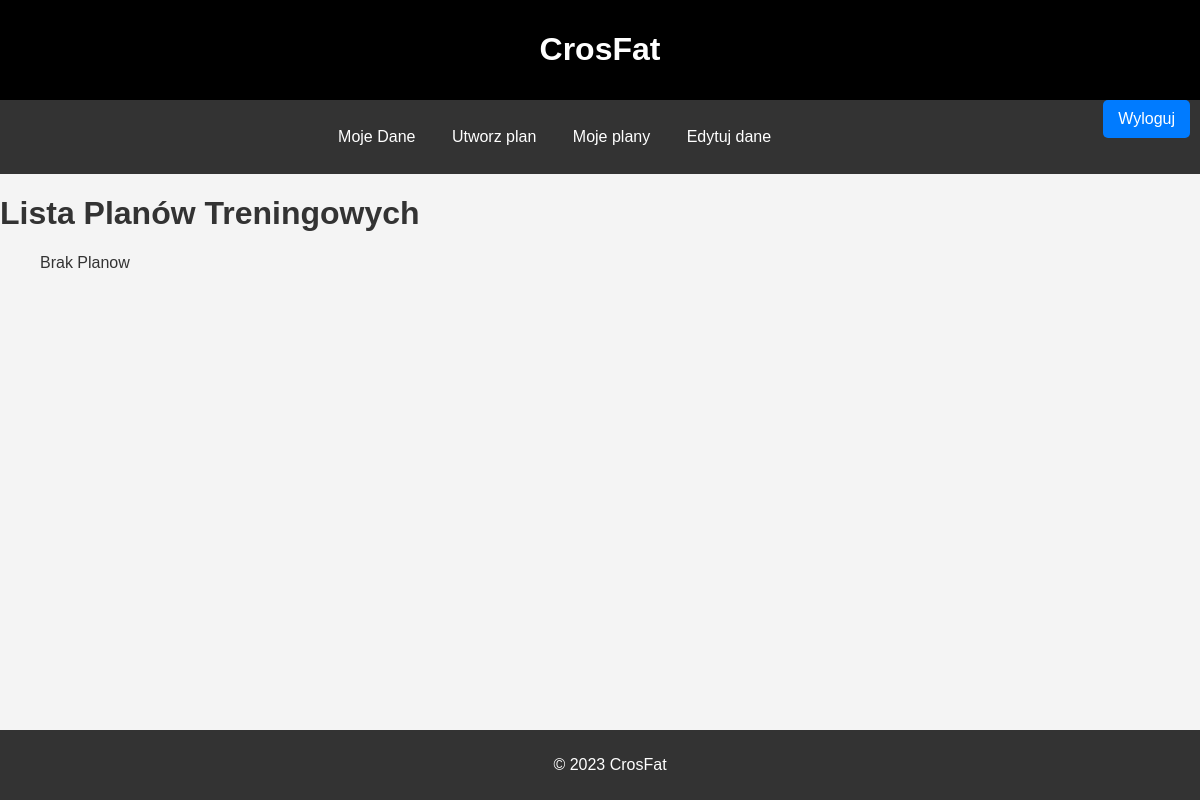
Page /lista_planow/ (signed in) on the earlier database version.
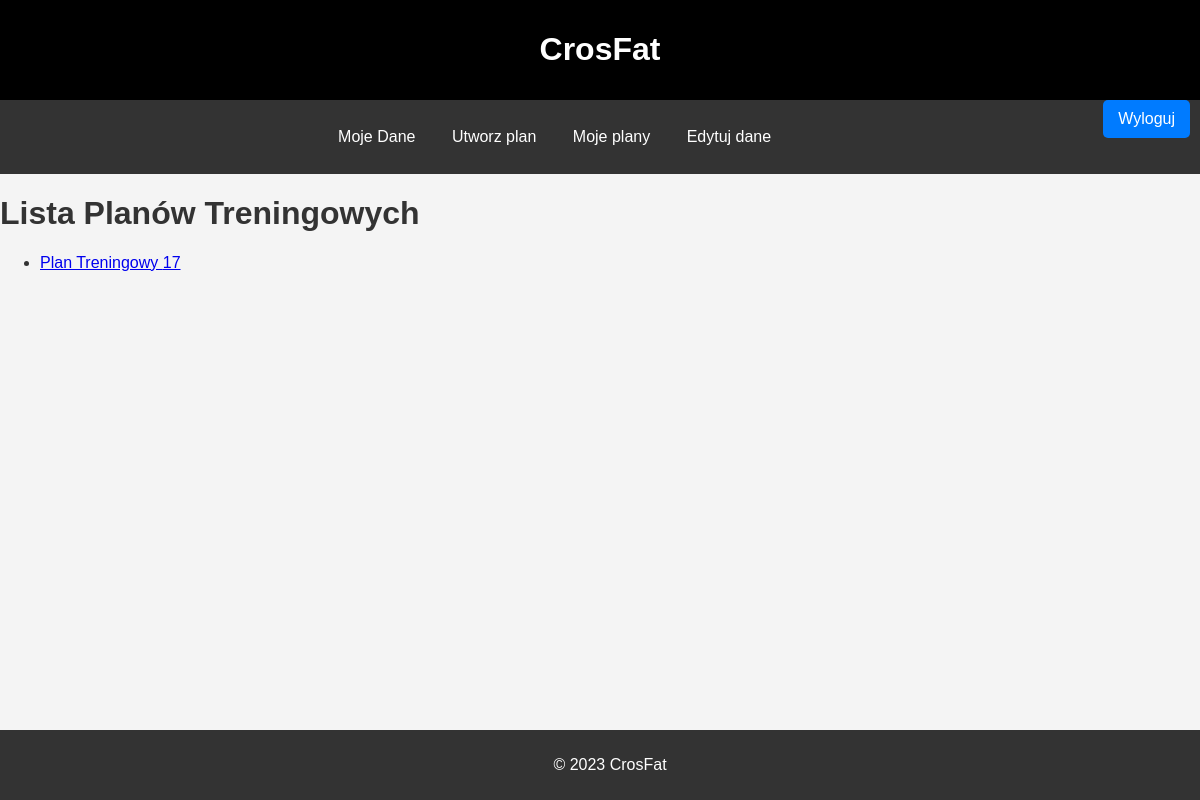
Same page on the later database version.
### crosfat/models.py (models this page shows, shortened)
class PlanTreningowy(models.Model):
    user = models.ForeignKey(settings.AUTH_USER_MODEL, on_delete=models.CASCADE)
    waga = models.DecimalField(max_digits=5, decimal_places=2)
    wzrost = models.IntegerField()
    CEL_CHOICES = [
        ('utrata-wagi', 'Utrata Wagi'),
        ('poprawa-wytrzymalosci', 'Poprawa Wytrzymalosci'),
        ('budowa-masy-miesniowej', 'Budowa Masy Miesniowej'),
    ]
    cel = models.CharField(max_length=100, choices=CEL_CHOICES)
    wiek = models.IntegerField()
    data = models.DateTimeField(auto_now_add=True)
    bmi = models.DecimalField(max_digits=5, decimal_places=2)
    PLEC_CHOICES = (
        ('M', 'Mężczyzna'),
        ('K', 'Kobieta'),
    )
    plec = models.CharField(max_length=1, choices=PLEC_CHOICES)
    kcal = models.DecimalField(max_digits=8, decimal_places=2, blank=True, null=True)

### crosfat/views.py (the view)
# urls.py: path('lista_planow/', views.lista_planow, name='lista_planow'),
def lista_planow(request):
    plany = PlanTreningowy.objects.filter(user=request.user)
    return render(request, 'lista_planow.html', {'plany': plany})

### crosfat/templates/lista_planow.html (shortened to what this page needs)
<!DOCTYPE html>
<html lang="en">
<head>
    {% load static %}
    <link rel="stylesheet" type="text/css" href="{% static 'crosfat/style1.css' %}">
    <header>
        <h1>CrosFat</h1>
        <div class="signup-link">
            <a href="{% url 'crosfat:wyloguj' %}" style="float:right;">Wyloguj</a>
        </div>
    </header>
    <main>
        <nav>
            <a href="{% url 'crosfat:user' %}">Moje Dane</a>
            <a href="{% url 'crosfat:create' %}">Utworz plan</a>
            <a href="{% url 'crosfat:lista_planow' %}">Moje plany</a>
            <a href="{% url 'crosfat:Edit' %}">Edytuj dane</a>
        </nav>
</head>
<body>
     <h1>Lista Planów Treningowych</h1>
    <ul>
        {% for plan in plany %}
                <li><a href="{% url 'crosfat:plan_details' plan.id %}">Plan Treningowy {{ plan.id }}</a></li>
        {% empty %}
            Brak Planow
        {% endfor %}
        </ul>
</body>
 <footer>
        <p>&copy; 2023 CrosFat</p>
      </footer>
</html>

Differences in the rows shown:
added PlanTreningowy: id "17"
Other differences:
text no longer shown: "Brak Planow"
